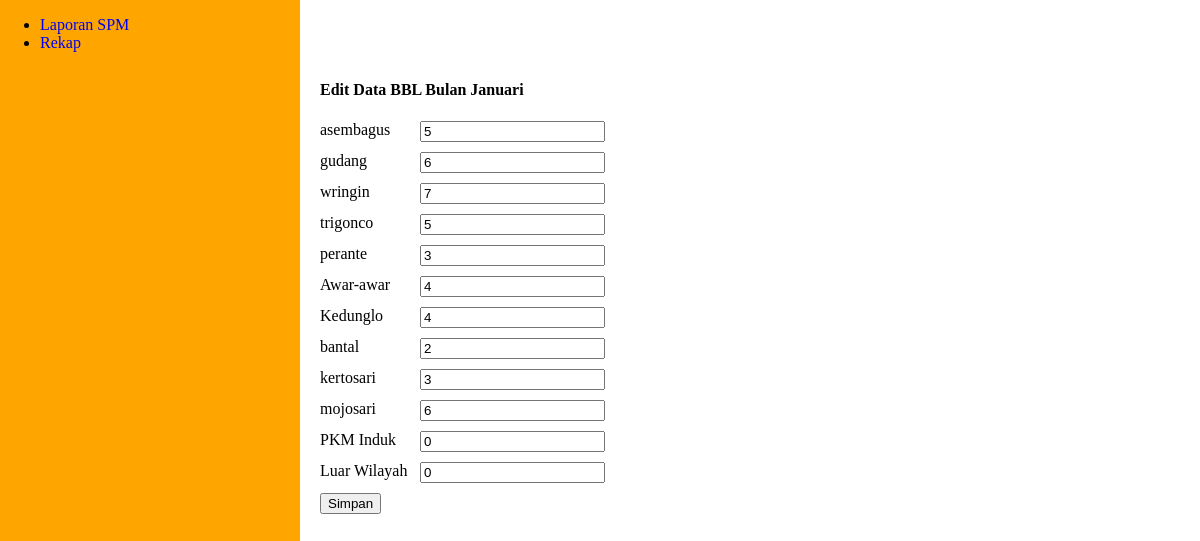
The page /edit_bbl.php?id=1 on the database its author committed.
### tables this page shows
CREATE TABLE `tb_bbl` (
  `id` int(10) NOT NULL,
  `asembagus` int(10) NOT NULL,
  `gudang` int(10) NOT NULL,
  `wringin` int(10) NOT NULL,
  `trigonco` int(10) NOT NULL,
  `perante` int(10) NOT NULL,
  `awar` int(10) NOT NULL,
  `kedunglo` int(10) NOT NULL,
  `bantal` int(10) NOT NULL,
  `kertosari` int(10) NOT NULL,
  `mojosari` int(10) NOT NULL,
  `pkm_induk` int(10) NOT NULL,
  `luar_wilayah` int(10) NOT NULL,
  `bulan` set('januari','februari','maret','april','mei','juni','juli','agustus','september','oktober','november','desember') NOT NULL
);

### edit_bbl.php (the view, shortened to what this page needs)
<?php
require_once('koneksi.php');
$id = $_GET['id'];
?>
<!DOCTYPE html>
<html>
<head>
	<link rel="stylesheet" type="text/css" href="style.css">
</head>
<body>
	<div id="bungkus">
		<?php require('komponen/sidebar.php');?>
		<div class="konten edit-bulin">
			<?php
			$query = "SELECT * FROM tb_bbl WHERE id = $id";
			$result = mysqli_query($db,$query);
			$data = mysqli_fetch_assoc($result);
			?>
			<h4>Edit Data BBL Bulan <?php echo ucwords($data['bulan']);?></h4>
			<form action="bbl_controller.php" method="POST">
				<div class="form-control">
					<label>asembagus</label>
					<input type="number" name="asembagus" value="<?php echo $data['asembagus'];?>">
				</div>
				<div class="form-control">
					<label>gudang</label>
					<input type="number" name="gudang" value="<?php echo $data['gudang'];?>">
				</div>
				<div class="form-control">
					<label>wringin</label>
					<input type="number" name="wringin" value="<?php echo $data['wringin'];?>">
				</div>
				<div class="form-control">
					<label>trigonco</label>
					<input type="number" name="trigonco" value="<?php echo $data['trigonco'];?>">
				</div>
				<div class="form-control">
					<label>perante</label>
					<input type="number" name="perante" value="<?php echo $data['perante'];?>">
				</div>
				<div class="form-control">
					<label>Awar-awar</label>
					<input type="number" name="awar" value="<?php echo $data['awar'];?>">
				</div>
				<div class="form-control">
					<label>Kedunglo</label>
					<input type="number" name="kedunglo" value="<?php echo $data['kedunglo'];?>">
				</div>
				<div class="form-control">
					<label>bantal</label>
					<input type="number" name="bantal" value="<?php echo $data['bantal'];?>">
				</div>
				<div class="form-control">
					<label>kertosari</label>
					<input type="number" name="kertosari" value="<?php echo $data['kertosari'];?>">
				</div>
				<div class="form-control">
					<label>mojosari</label>
					<input type="number" name="mojosari" value="<?php echo $data['mojosari'];?>">
				</div>
				<div class="form-control">
					<label>PKM Induk</label>
					<input type="number" name="pkm_induk" value="<?php echo $data['pkm_induk'];?>">
				</div>
				<div class="form-control">
					<label>Luar Wilayah</label>
					<input type="number" name="luar_wilayah" value="<?php echo $data['luar_wilayah'];?>">
				</div>
				<input type="submit" name="submit" value="Simpan">
			</form>
		</div>
	</div>
</body>
</html>

### style.css (style rules this page uses)
body { margin: 0; padding: 0; }
#bungkus { display: flex; }
.konten { margin-left: 300px; width: 100%; padding: 20px; margin-top: 40px; overflow: auto; white-space: nowrap; }
.edit-bulin label { width: 100px; }
.edit-bulin .form-control { width: 400px; display: flex; margin-top: 10px; margin-bottom: 10px; }

### rows shown on the page
tb_bbl: bulan "Januari", asembagus "5", gudang "6", wringin "7", trigonco "5", perante "3", awar "4", kedunglo "4", bantal "2", kertosari "3", mojosari "6", pkm_induk "0", luar_wilayah "0"
